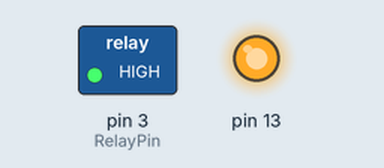
Bench run of a sketch on a simulated Arduino Uno, built with avr-gcc and run on an emulated ATmega328P. Shown: switched loads named in the sketch (green lamp = pin HIGH), output pins drawn as LEDs (lit = HIGH).

Above: at 0.1 s.
Timing chart, 0 to 1.6 s (numbered marks = the images above):
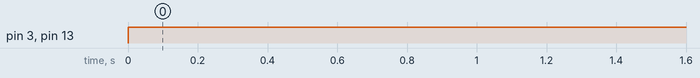

The sketch:

relay001.ino
```cpp
#define RelayPin 3
void setup() {
  // put your setup code here, to run once:
  pinMode(RelayPin,OUTPUT);
    pinMode(13, OUTPUT);
 // digitalWrite(RelayPin,LOW);
}

void loop() {
  // put your main code here, to run repeatedly:
   //   digitalWrite(RelayPin,LOW);
  //    digitalWrite(13, LOW);
   //   delay(300);
      digitalWrite(RelayPin,HIGH);
       digitalWrite(13, HIGH);
      delay(300);

}
```

Measured:
- by itself, pin 3 (RelayPin), pin 13: LOW → HIGH at 0.00 s
